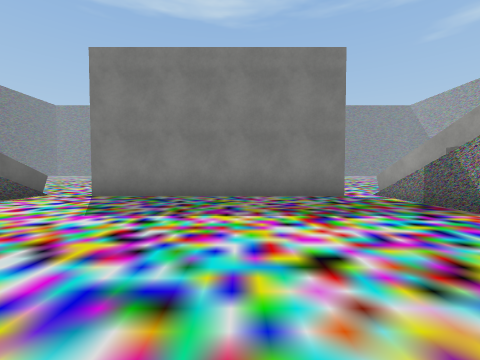
[1] (above)

22 first-person views from a walk through a Unity game level. The camera is 1.2 m above the floor, tilts 2° down and sees 90° across. The floor is counted in squares, 2 m on a side. Each view is taken from the middle of a square. On the plan, view 1 faces up. The plan holds only what a view shows up to about 9 squares ahead; the rest is blank. The place goes on beyond the plan. The player is left out. Some animated figures are not drawn. Some surface patterns are stand-ins.

[2]
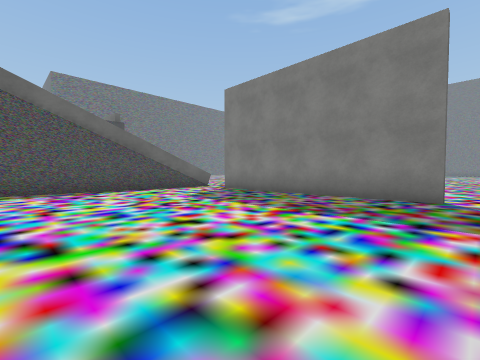

[3]
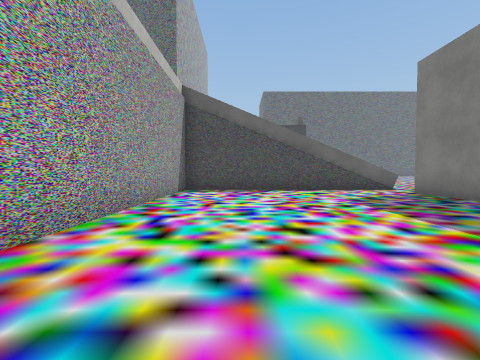

[4]
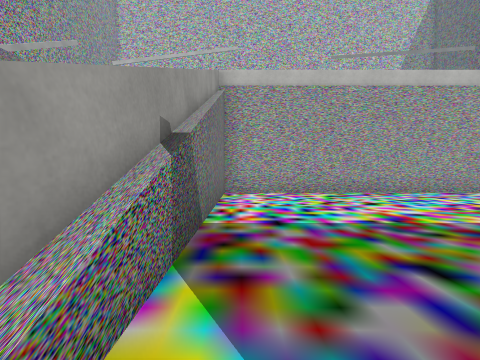

[5]
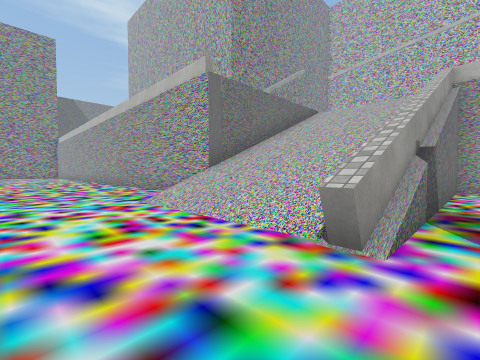

[6]
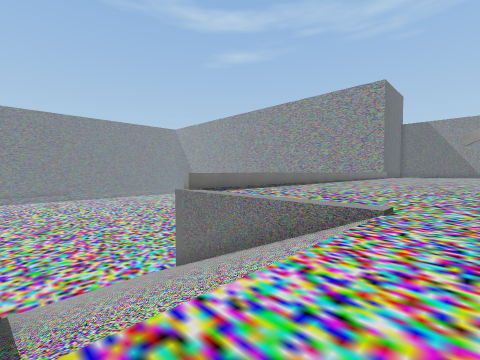

[7]
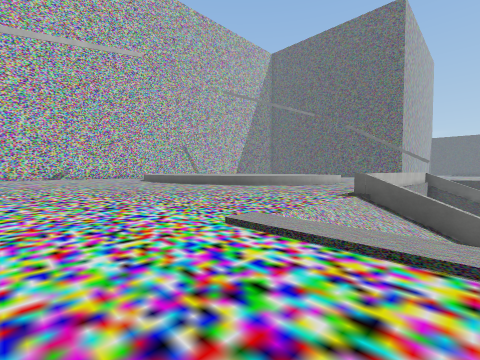

[8]
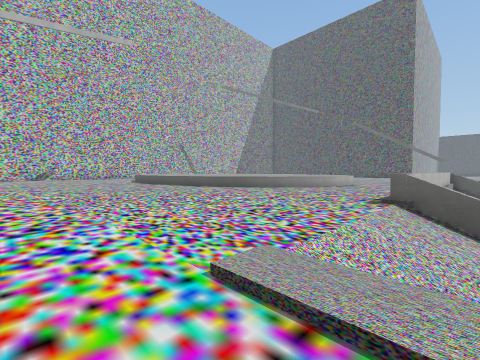

[9]
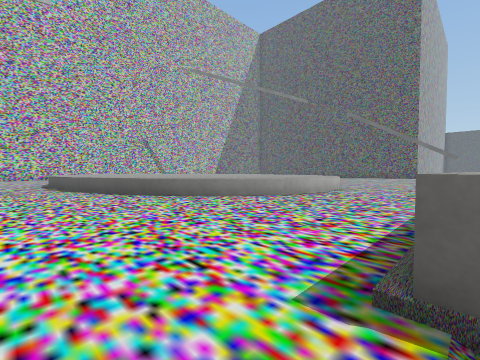

[10]
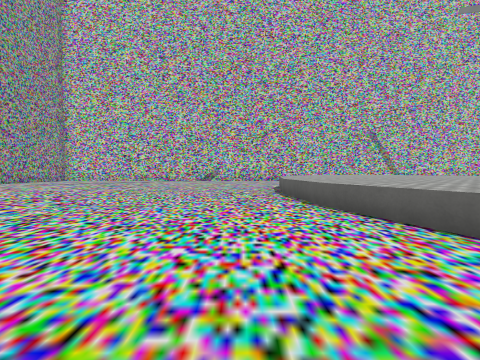

[11]
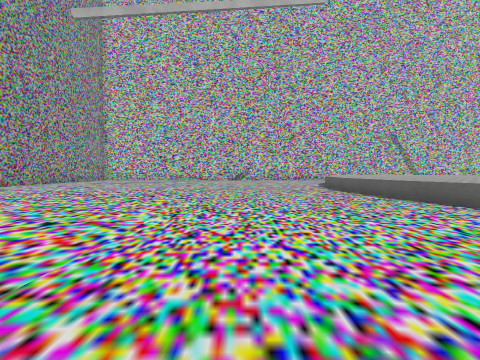

[12]
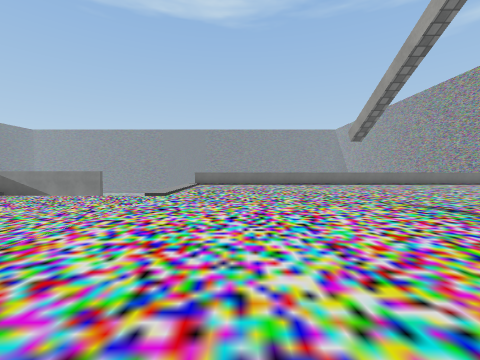

[13]
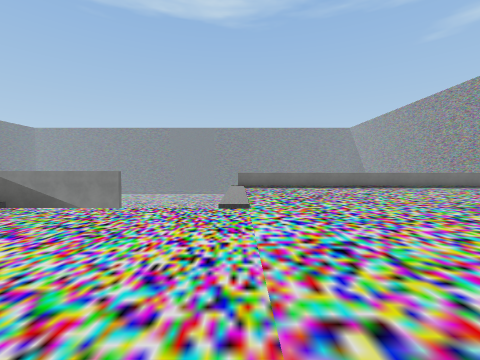

[14]
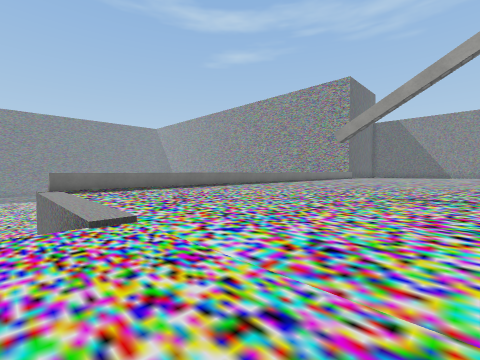

[15]
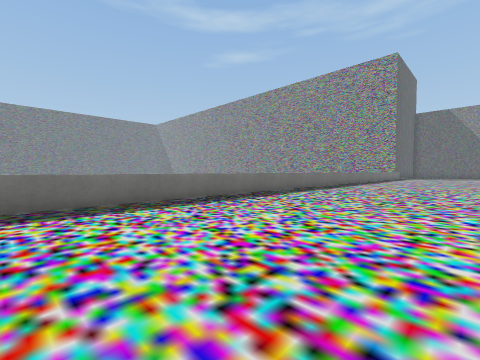

[16]
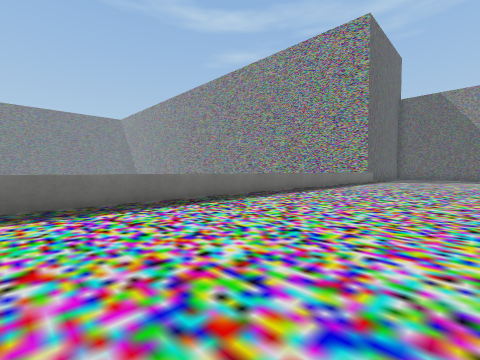

[17]
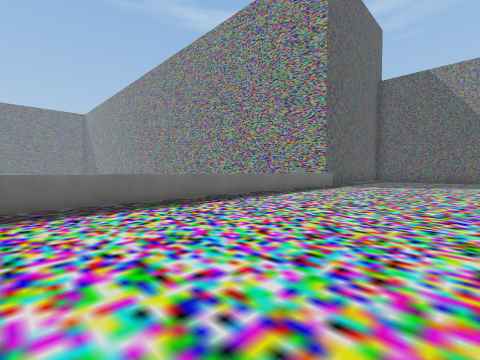

[18]
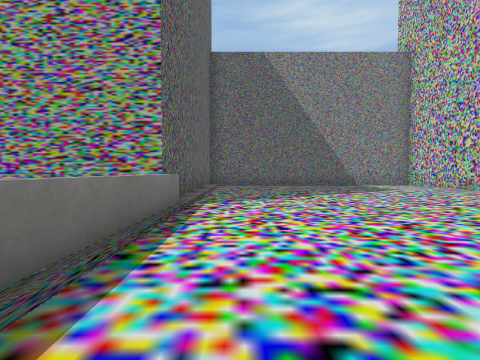

[19]
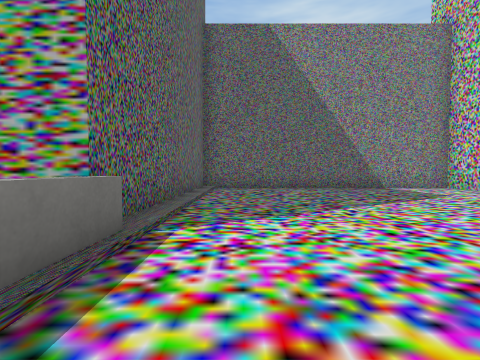

[20]
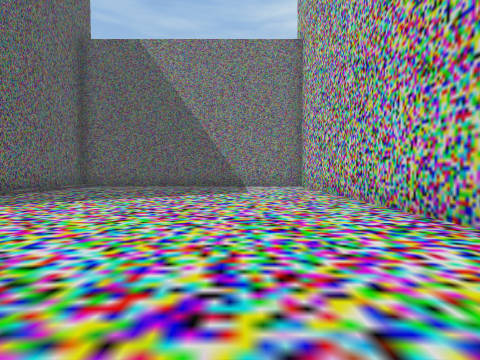

[21]
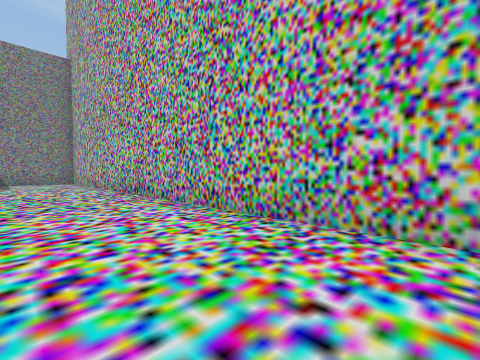

[22]
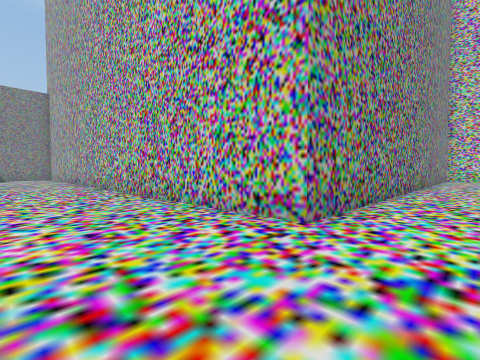

### Floor plan
Key: @ floor where view 1 was taken; # wall or solid block; . main floor; - floor 5.75 m lower than the main floor; / step, stairs or slope; = window, fence, low wall or low ledge; ^ raised ledge.
Columns run from 5 left of view 1 to 36 right of it. Each row starts with its distance up from view 1.
 11        --
 10        ----
  9        -----
  8        -------------
  7 --      ------------
  6 ^-######-^///------
  5 ^--------^///-----                ########
  4 ^--------^///#====================#//////#
  3 ^--------^////...........................#
  2 ^--------^////...........................#
  1 ^--------^////...........................#
  0 ^----@---^////...........................#
 -1 ^========^////........          .........#
 -2   .......................................#
 -3  ........................................#
 -4  ..^^....................................#
 -5   ^^^^^...........  ..####################
 -6    ^^^^^.........   ..#
 -7     ^^^^........    ..#
 -8      ^^^^........   ..#
 -9       ^^^.........  ..#
-10      ^^^^.......... ..#
-11     ^^^^^.............#
-12     ^^^^^.............#
-13   ^^^^^^^.............#
-14          ..........

Positions as (right, up) in squares from view 1, and headings:
1: (0, 0), facing up
2: (3, 0), facing up-left
3: (3, 1), facing left
4: (3, 6), facing down
5: (3, 8), facing down-right
6: (4, -2), facing up-right
7: (10, 1), facing down-left
8: (9, 0), facing down-left
9: (5, -1), facing down-left
10: (5, -5), facing down
11: (7, -4), facing down
12: (10, -7), facing up
13: (8, -5), facing up
14: (7, -4), facing up-right
15: (9, 0), facing up-right
16: (15, 0), facing up-right
17: (20, 0), facing up-right
18: (25, 3), facing right
19: (27, 3), facing right
20: (26, -2), facing right
21: (22, -2), facing down-right
22: (15, -2), facing down-right
